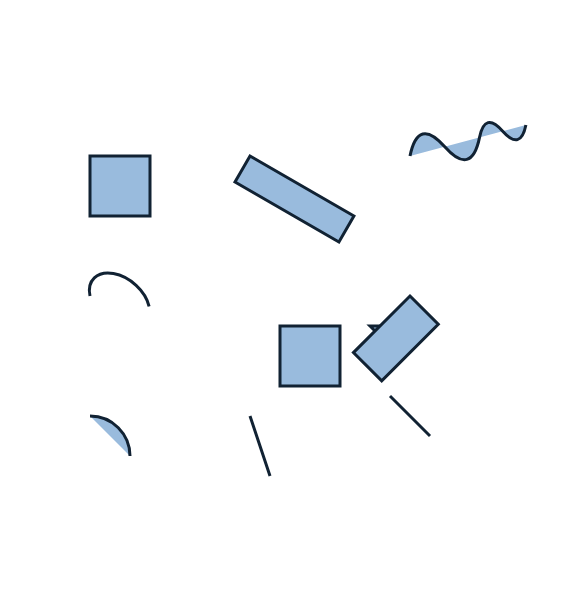

Express this chart as Vega-Lite.
### Vega specification from a JSON file in a GitHub repository (floating-point values rounded to 4 significant figures)
{"$schema": "https://vega.github.io/schema/vega/v6.json", "width": 280, "height": 210, "padding": 5, "marks": [{"type": "path", "from": {"data": "t"}, "encode": {"update": {"path": {"field": "p"}, "x": {"field": "x"}, "y": {"field": "y"}, "scaleX": {"field": "sx"}, "scaleY": {"field": "sy"}, "angle": {"field": "a"}, "fill": {"value": "#9bd"}, "stroke": {"value": "#123"}, "strokeWidth": {"value": 1.5}}}}], "data": [{"name": "t", "values": [{"x": 40, "y": 40, "p": "M0,0L30,0L30,30L0,30Z", "sx": 1, "sy": 1, "a": 0}, {"x": 120, "y": 40, "p": "M0,0L30,0L30,30L0,30Z", "sx": 2, "sy": 0.5, "a": 30}, {"x": 200, "y": 40, "p": "M0,0 C10,-20 20,-20 30,0 S50,20 60,0 Q70,-20 80,0 T100,0", "sx": 0.6, "sy": 0.6, "a": -15}, {"x": 40, "y": 110, "p": "M0,0 a15,10 30 1,1 30,0 a15,10 30 0,0 -30,0z", "sx": 1, "sy": 1, "a": 10}, {"x": 120, "y": 110, "p": "m10,10 h20 v20 h-20 z m30,0 l10,10 10,-10 z", "sx": 1.5, "sy": 1.5, "a": 0}, {"x": 200, "y": 110, "p": "M0 0 L 20 0 20 20 L0,20Z", "sx": 1, "sy": 2, "a": 45}, {"x": 40, "y": 170, "p": "M0,0A20,20,0,0,1,20,20", "sx": 1, "sy": 1, "a": 0}, {"x": 120, "y": 170, "p": "M0,0L10,10", "sx": 0, "sy": 3, "a": 0}, {"x": 200, "y": 170, "p": "M-10,-10L10,10", "sx": null, "sy": null, "a": null}]}]}
